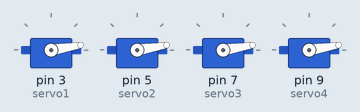
Recording of a sketch running on a simulated Arduino Uno, built with avr-gcc and run on an emulated ATmega328P. Parts: 4 × servo.

Above: at 0.15 s.
At 0.76 s:
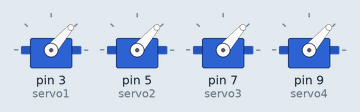
At 1.68 s:
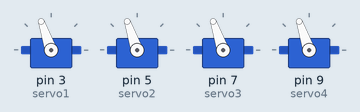
At 2.29 s:
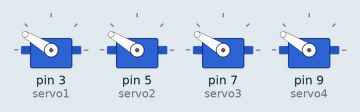
At 2.9 s:
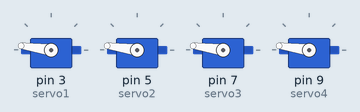
At 5.6 s:
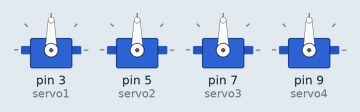
Timing chart, 0 to 7.1 s (numbered marks = the images above):
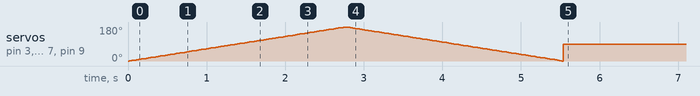

The sketch:

servo_motor_control1.ino
```cpp
#include <Servo.h>

Servo servo1;
Servo servo2;
Servo servo3;
Servo servo4;

int pos = 0;
bool done = false;

void setup() {
  servo1.attach(3);
  servo2.attach(5);
  servo3.attach(7);
  servo4.attach(9);
}

void loop() {
  if (!done) {
    unsigned long startTime = millis();

    while (millis() - startTime < 2000) {
      for (pos = 0; pos <= 180; pos++) {
        servo1.write(pos);
        servo2.write(pos);
        servo3.write(pos);
        servo4.write(pos);
        delay(15);
      }
      for (pos = 180; pos >= 0; pos--) {
        servo1.write(pos);
        servo2.write(pos);
        servo3.write(pos);
        servo4.write(pos);
        delay(15);
      }
    }
    servo1.write(90);
    servo2.write(90);
    servo3.write(90);
    servo4.write(90);

    done = true;
  }
}
```
